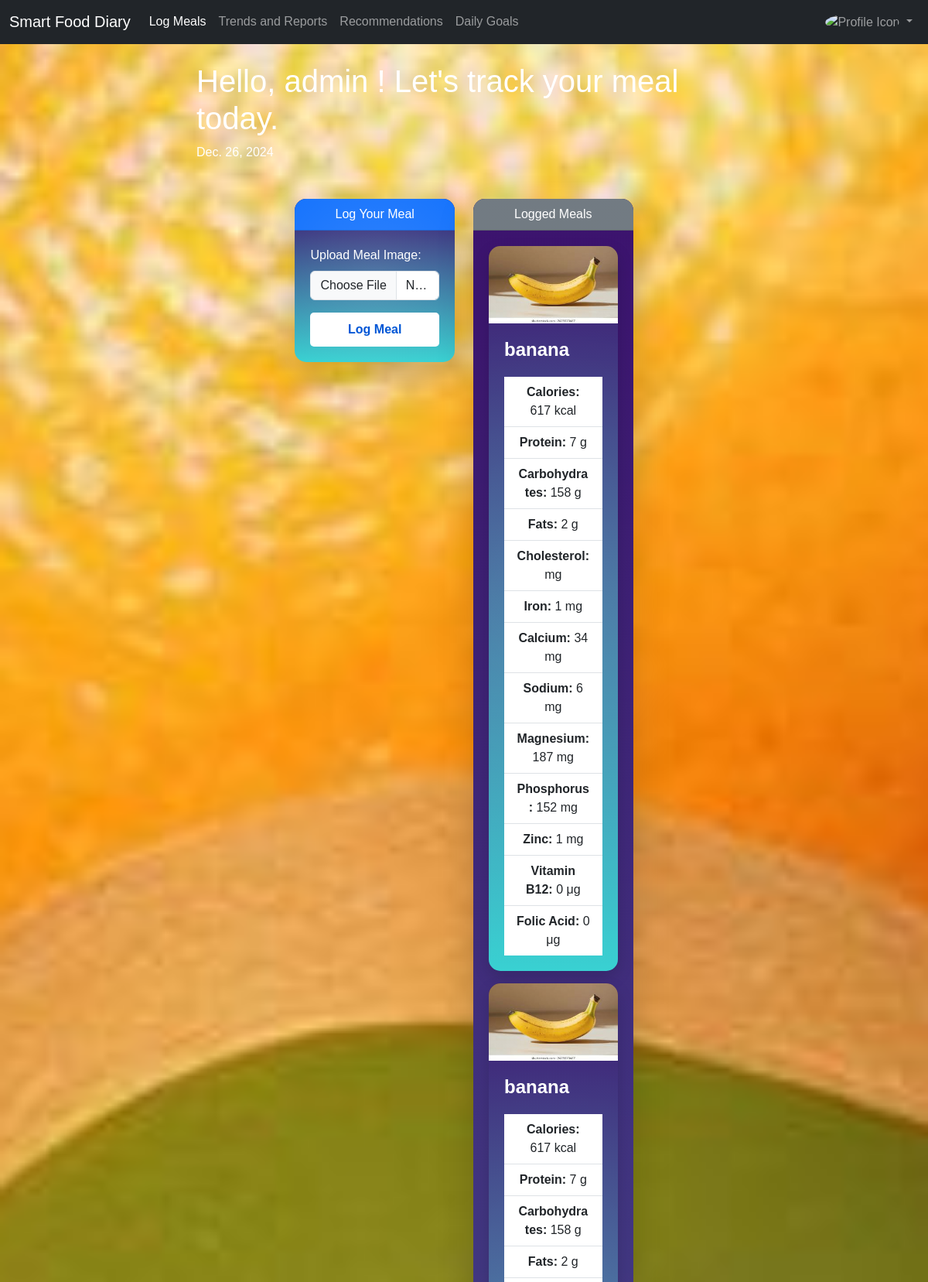
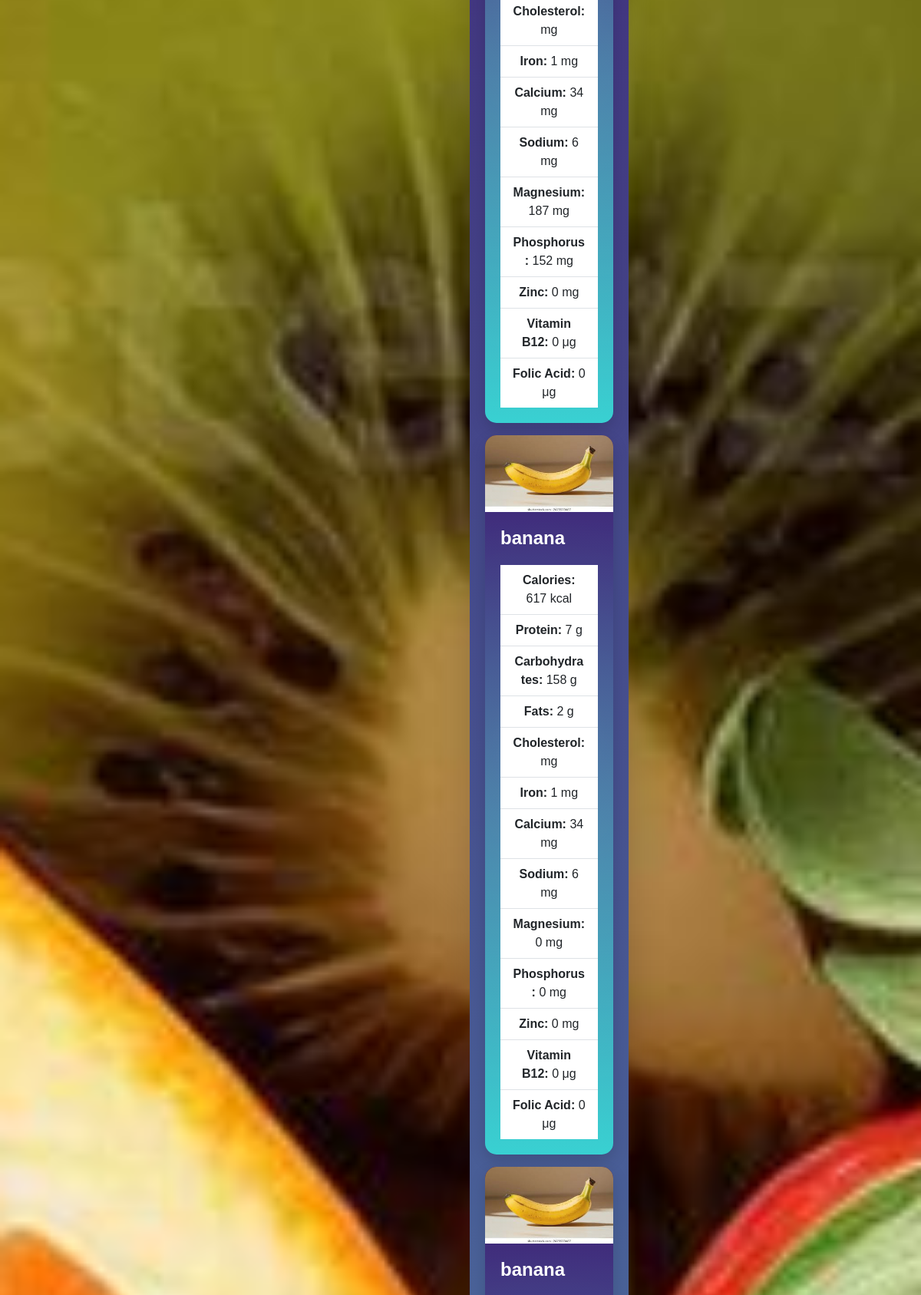
Screenshot of /log_meals/ (signed in, upper part) with the database file from the repository (2 pictures, top to bottom).
### calorie/models.py (models this page shows, shortened)
class NutritionData(models.Model):
    user = models.ForeignKey(User, on_delete=models.CASCADE)
    image = models.ForeignKey(Image, on_delete=models.CASCADE)
    class_name = models.CharField(max_length=100)
    calories = models.PositiveIntegerField(default=0)
    protein = models.PositiveIntegerField(default=0)
    carbs = models.PositiveIntegerField(default=0)
    fats = models.PositiveIntegerField(default=0)
    cholestrol = models.PositiveIntegerField(default=0)
    iron = models.PositiveIntegerField(default=0)
    calcium = models.PositiveIntegerField(default=0)
    sodium = models.PositiveIntegerField(default=0)
    magnesium = models.PositiveIntegerField(default=0)
    phosphorus = models.PositiveIntegerField(default=0)
    zinc = models.PositiveIntegerField(default=0)
    vitaminb12 = models.PositiveIntegerField(default=0)
    folic_acid = models.PositiveIntegerField(default=0)
    updated_at = models.DateTimeField(auto_now=True)
    timestamp = models.DateTimeField(auto_now_add=True)  # Add this for tracking upload date

class Image(models.Model):
    user = models.ForeignKey(User, on_delete=models.CASCADE)
    image = models.ImageField(upload_to='uploaded_images')

### calorie/views.py (the view)
# urls.py: path('log_meals/', views.log_meals, name='log_meals'),  # Log Meals page
@login_required
def log_meals(request):
    meals = NutritionData.objects.filter(user=request.user).order_by('-id')
    context = {
        'meals': meals,
        'today_date': date.today(),
    }
    return render(request, 'calorie/log_meals.html', context)

### calorie/templates/calorie/log_meals.html (shortened to what this page needs)
{% extends 'calorie/base.html' %}
{% block content %}
<div class="mt-4" style="padding-left: 20px; color: #FFFFFF;">
    <h1 style="text-align: left; color: #FFFFFF;">
        Hello, {{ user.first_name|default:user.username }} {% if user.first_name and user.last_name %}{{ user.last_name }}{% endif %}! Let's track your meal today.
    </h1>
    <p style="text-align: left; color: #FFFFFF;">{{ today_date }}</p>
</div>
<div class="container mt-4">
    <div class="row mt-5">
        <div class="col-md-6">
            <div class="card shadow-lg">
                <div class="card-header bg-primary text-white text-center">
                    Log Your Meal
                </div>
                <div class="card-body">
                    <form method="post" enctype="multipart/form-data" action="{% url 'upload_image' %}">
                        <div class="mb-3">
                            <label for="meal_image" class="form-label">Upload Meal Image:</label>
                            <input type="file" name="image" id="meal_image" class="form-control">
                        </div>
                        <button type="submit" class="btn btn-primary w-100">Log Meal</button>
                    </form>
                </div>
            </div>
        </div>
        <div class="col-md-6">
            <div class="card shadow-lg">
                <div class="card-header bg-secondary text-white text-center">
                    Logged Meals
                </div>
                <div class="card-body">
                    {% if meals %}
                    <div class="row">
                        {% for meal in meals %}
                        <div class="col-md-12 mb-3">
                            <div class="card">
                                <img src="{{ meal.image.image.url }}" class="card-img-top" alt="{{ meal.class_name }}">
                                <div class="card-body">
                                    <h5 class="card-title">{{ meal.class_name }}</h5>
                                    <ul class="list-group list-group-flush">
                                        <li class="list-group-item"><strong>Calories:</strong> {{ meal.calories }} kcal</li>
                                        <li class="list-group-item"><strong>Protein:</strong> {{ meal.protein }} g</li>
                                        <li class="list-group-item"><strong>Carbohydrates:</strong> {{ meal.carbs }} g</li>
                                        <li class="list-group-item"><strong>Fats:</strong> {{ meal.fats }} g</li>
                                        <li class="list-group-item"><strong>Cholesterol:</strong> {{ meal.cholesterol }} mg</li>
                                        <li class="list-group-item"><strong>Iron:</strong> {{ meal.iron }} mg</li>
                                        <li class="list-group-item"><strong>Calcium:</strong> {{ meal.calcium }} mg</li>
                                        <li class="list-group-item"><strong>Sodium:</strong> {{ meal.sodium }} mg</li>
                                        <li class="list-group-item"><strong>Magnesium:</strong> {{ meal.magnesium }} mg</li>
                                        <li class="list-group-item"><strong>Phosphorus:</strong> {{ meal.phosphorus }} mg</li>
                                        <li class="list-group-item"><strong>Zinc:</strong> {{ meal.zinc }} mg</li>
                                        <li class="list-group-item"><strong>Vitamin B12:</strong> {{ meal.vitaminb12 }} μg</li>
                                        <li class="list-group-item"><strong>Folic Acid:</strong> {{ meal.folic_acid }} μg</li>
                                    </ul>
                                </div>
                            </div>
                        </div>
                        {% endfor %}
                    </div>
                    {% else %}
                    <p class="text-center">No meals logged yet. Start by uploading a meal image!</p>
                    {% endif %}
                </div>
            </div>
        </div>
    </div>
</div>
{% endblock %}

### calorie/templates/calorie/base.html (shortened to what this page needs)
{% load static %}
<!doctype html>
<html lang="en">
  <head>
    <link href="https://cdn.jsdelivr.net/npm/bootstrap@5.3.3/dist/css/bootstrap.min.css" rel="stylesheet">
    <link rel="stylesheet" href="{% static 'calorie/style.css' %}">
  </head>
  <body>
    <nav class="navbar navbar-expand-lg navbar-dark bg-dark">
      <div class="container-fluid">
        <a class="navbar-brand" href="{% url 'dashboard' %}">Smart Food Diary</a>
        <div class="collapse navbar-collapse" id="navbarNav">
          <ul class="navbar-nav me-auto mb-2 mb-lg-0">
            <li class="nav-item">
              <a class="nav-link active" href="{% url 'log_meals' %}">Log Meals</a>
            </li>
            <li class="nav-item">
              <a class="nav-link" href="{% url 'trends_reports' %}">Trends and Reports</a>
            </li>
            <li class="nav-item">
              <a class="nav-link" href="{% url 'recommendations' %}">Recommendations</a>
            </li>
            <li class="nav-item">
              <a class="nav-link" href="{% url 'daily_goals' %}">Daily Goals</a>
            </li>
          </ul>
          <ul class="navbar-nav ms-auto">
            <li class="nav-item dropdown">
              <a class="nav-link dropdown-toggle" href="#" id="profileDropdown" role="button" data-bs-toggle="dropdown" aria-expanded="false">
                <img src="{% static 'calorie/profile_icon.png' %}" alt="Profile Icon" class="rounded-circle" width="30" height="30">
              </a>
            </li>
          </ul>
        </div>
      </div>
    </nav>
    <div class="container mt-4">
      {% block content %}
      {% endblock %}
    </div>
  </body>
</html>

### calorie/static/calorie/style.css (style rules this page uses)
body { background: url('/static/assets/images/homee.jpg') no-repeat center center fixed; background-size: cover; height: 100vh; flex-direction: column; justify-content: space-between; }
body { font-family: 'Arial', sans-serif; }
.card { border: none; border-radius: 15px; color: white; background-image: linear-gradient(to top, #30cfd0 0%, #330867 100%); overflow: hidden; position: relative; transition: transform 0.3s ease, box-shadow 0.3s ease, filter 0.3s ease; box-shadow: 0 8px 20px rgba(0, 0, 0, 0.15); }
.card::before { content: ''; position: absolute; top: -50%; left: -50%; width: 200%; height: 200%; background: radial-gradient(circle, rgba(255, 255, 255, 0.15), transparent 70%); animation: subtleBackgroundAnim 8s infinite linear; z-index: 1; }
.card-body { position: relative; z-index: 2; padding: 20px; }
.card-title { font-size: 1.5rem; font-weight: bold; margin-bottom: 20px; }
.container { width: 63%; }
.card { flex-grow: 1; }
.btn { border-radius: 5px; padding: 10px 20px; font-weight: bold; }
.btn-primary { background-color: #ffffff; color: #0056d6; border: none; transition: background 0.3s ease, color 0.3s ease; }
.list-group { text-align: center; }

### rows the page displays
NutritionData: image.image (picture), class_name "banana", calories "617", protein "7", carbs "158", fats "2", iron "1", calcium "34", sodium "6", magnesium "187", phosphorus "152", zinc "1", vitaminb12 "0", folic_acid "0"
NutritionData: image.image (picture), class_name "banana", calories "617", protein "7", carbs "158", fats "2", iron "1", calcium "34", sodium "6", magnesium "187", phosphorus "152", zinc "0", vitaminb12 "0", folic_acid "0"
NutritionData: image.image (picture), class_name "banana", calories "617", protein "7", carbs "158", fats "2", iron "1", calcium "34", sodium "6", magnesium "0", phosphorus "0", zinc "0", vitaminb12 "0", folic_acid "0"
NutritionData: image.image (picture), class_name "banana"

### other values shown
{{ user.first_name|default:user.username }} "admin"
